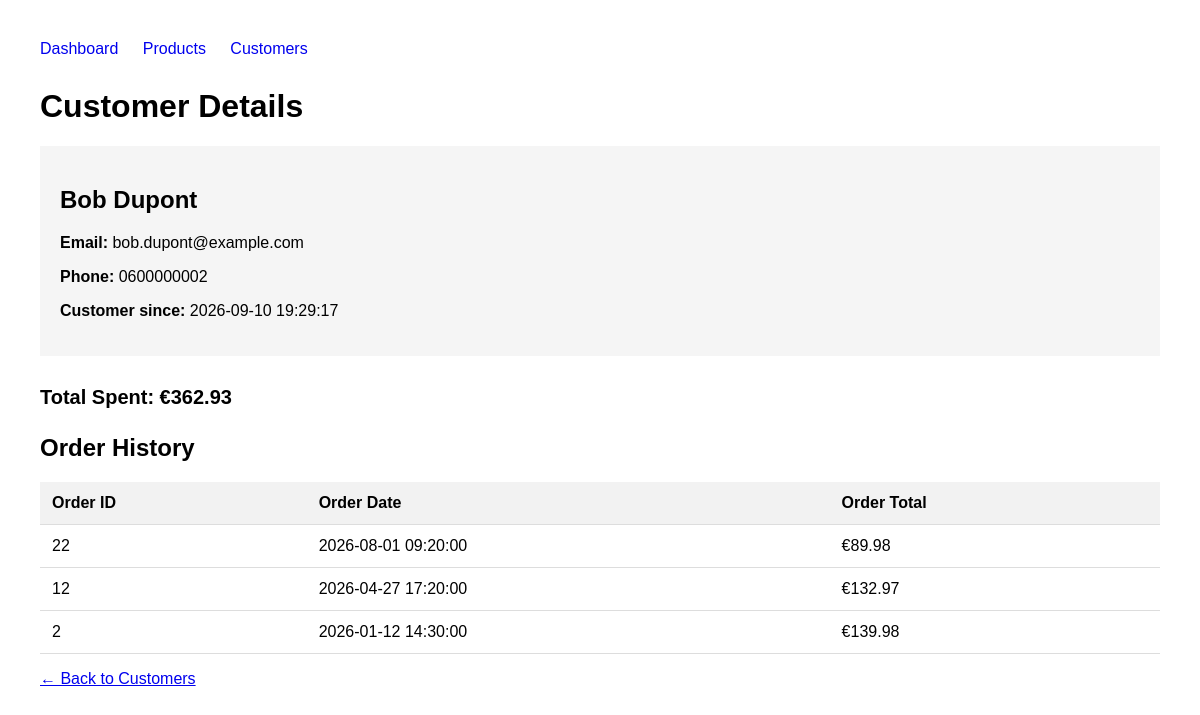
/customers/2, run on the app's committed database.
### tables this page shows
CREATE TABLE customers (
    customer_id INTEGER PRIMARY KEY AUTOINCREMENT,
    first_name TEXT NOT NULL,
    last_name TEXT NOT NULL,
    email TEXT NOT NULL UNIQUE,
    phone TEXT,
    created_at TEXT NOT NULL DEFAULT CURRENT_TIMESTAMP
);

CREATE TABLE orders (
    order_id INTEGER PRIMARY KEY AUTOINCREMENT,
    customer_id INTEGER NOT NULL,
    order_date TEXT NOT NULL DEFAULT CURRENT_TIMESTAMP,
    status TEXT NOT NULL DEFAULT 'Completed',
    FOREIGN KEY (customer_id) REFERENCES customers(customer_id)
);

### src/routes/customers.py (the view)
@customers_bp.route("/<int:customer_id>")
def customer_detail(customer_id):
    connection = get_db_connection()
    customer = connection.execute(
        """
        SELECT
            customer_id,
            first_name,
            last_name,
            email,
            phone,
            created_at
        FROM customers
        WHERE customer_id = ?
        """,
        (customer_id,)
    ).fetchone()
    if customer is None:
        connection.close()
        return "Customer not found", 404
    orders = connection.execute(
        """
        SELECT
            o.order_id,
            o.order_date,
            SUM(oi.quantity * oi.unit_price) AS order_total
        FROM orders o
        JOIN order_items oi
            ON o.order_id = oi.order_id
        WHERE o.customer_id = ?
        GROUP BY
            o.order_id,
            o.order_date
        ORDER BY o.order_date DESC
        """,
        (customer_id,)
    ).fetchall()
    total_spent = connection.execute(
        """
        SELECT
            COALESCE(
                SUM(oi.quantity * oi.unit_price),
                0
            ) AS total_spent
        FROM orders o
        JOIN order_items oi
            ON o.order_id = oi.order_id
        WHERE o.customer_id = ?
        """,
        (customer_id,)
    ).fetchone()["total_spent"]
    connection.close()
    return render_template(
        "customer_detail.html",
        customer=customer,
        orders=orders,
        total_spent=total_spent
    )

### src/database.py (called while the page is built)
def get_db_connection():
    connection = sqlite3.connect(DATABASE_PATH)
    connection.row_factory = sqlite3.Row
    connection.execute("PRAGMA foreign_keys = ON")
    return connection

### src/templates/customer_detail.html (shortened to what this page needs)
<!DOCTYPE html>
<html>
<head>
</head>
<body>
    <nav>
        <a href="{{ url_for('dashboard') }}">Dashboard</a>
        <a href="{{ url_for('products.product_list') }}">Products</a>
        <a href="{{ url_for('customers.customer_list') }}">Customers</a>
    </nav>
    <h1>Customer Details</h1>
    <div class="customer-info">
        <h2>
            {{ customer.first_name }}
            {{ customer.last_name }}
        </h2>
        <p>
            <strong>Email:</strong>
            {{ customer.email }}
        </p>
        <p>
            <strong>Phone:</strong>
            {{ customer.phone or "-" }}
        </p>
        <p>
            <strong>Customer since:</strong>
            {{ customer.created_at }}
        </p>
    </div>
    <div class="total">
        Total Spent:
        €{{ "%.2f"|format(total_spent) }}
    </div>
    <h2>Order History</h2>
    <table>
        <thead>
            <tr>
                <th>Order ID</th>
                <th>Order Date</th>
                <th>Order Total</th>
            </tr>
        </thead>
        <tbody>
            {% for order in orders %}
                <tr>
                    <td>
                        {{ order.order_id }}
                    </td>
                    <td>
                        {{ order.order_date }}
                    </td>
                    <td>
                        €{{ "%.2f"|format(order.order_total) }}
                    </td>
                </tr>
            {% else %}
                <tr>
                    <td colspan="3">
                        This customer has no orders.
                    </td>
                </tr>
            {% endfor %}
        </tbody>
    </table>
    <p>
        <a href="{{ url_for('customers.customer_list') }}">
            ← Back to Customers
        </a>
    </p>
</body>
</html>

### src/templates/customer_detail.html (style rules this page uses)
body { font-family: Arial, sans-serif; margin: 40px; }
nav { margin-bottom: 30px; }
nav a { margin-right: 20px; text-decoration: none; }
.customer-info { background: #f5f5f5; padding: 20px; margin-bottom: 30px; }
.total { font-size: 20px; font-weight: bold; margin-bottom: 25px; }
table { width: 100%; border-collapse: collapse; }
th, td { padding: 12px; border-bottom: 1px solid #ddd; text-align: left; }
th { background: #f2f2f2; }

### data on the page
customers: first_name "Bob", last_name "Dupont", email "bob.dupont@example.com", phone "0600000002", created_at "2026-09-10 19:29:17"
orders: order_id "22", order_date "2026-08-01 09:20:00", order_total "89.98"
orders: order_id "12", order_date "2026-04-27 17:20:00", order_total "132.97"
orders: order_id "2", order_date "2026-01-12 14:30:00", order_total "139.98"

### other printed values
{{ "%.2f"|format(total_spent) }} "362.93"
